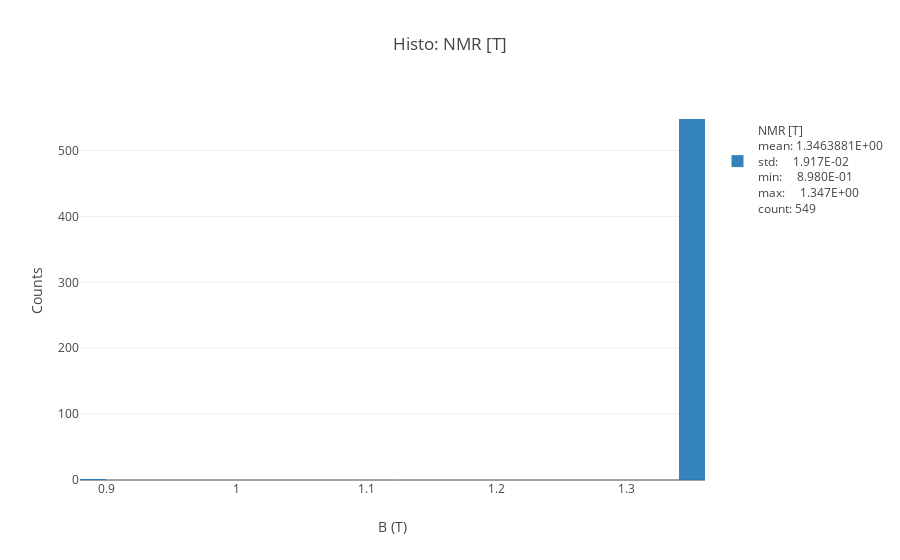

Notebook cell for this chart:
### Code cell
histo(slicex['NMR [T]'][slicex['NMR [T]']!=0],bins=25,inline=True);

### Figure 1 — Plotly figure (JSON) as saved in the notebook; plotly's stock layout.template omitted (floating-point values rounded to 4 significant figures; data arrays with more than 128 entries replaced by an {"elided": "..."} marker saying what was removed)
{"data": [{"name": "<br>NMR [T]<br>mean: 1.3463881E+00<br>std:     1.917E-02<br>min:     8.980E-01<br>max:     1.347E+00<br>count: 549", "nbinsx": 25, "opacity": 0.9, "type": "histogram", "uid": "54b694a6-71b4-4b18-9913-75b4e5e95af0", "x": {"elided": "549 float values"}}], "layout": {"barmode": "overlay", "showlegend": true, "title": "Histo: NMR [T]", "xaxis": {"title": "B (T)"}, "yaxis": {"autorange": true, "title": "Counts", "type": "linear"}}}
